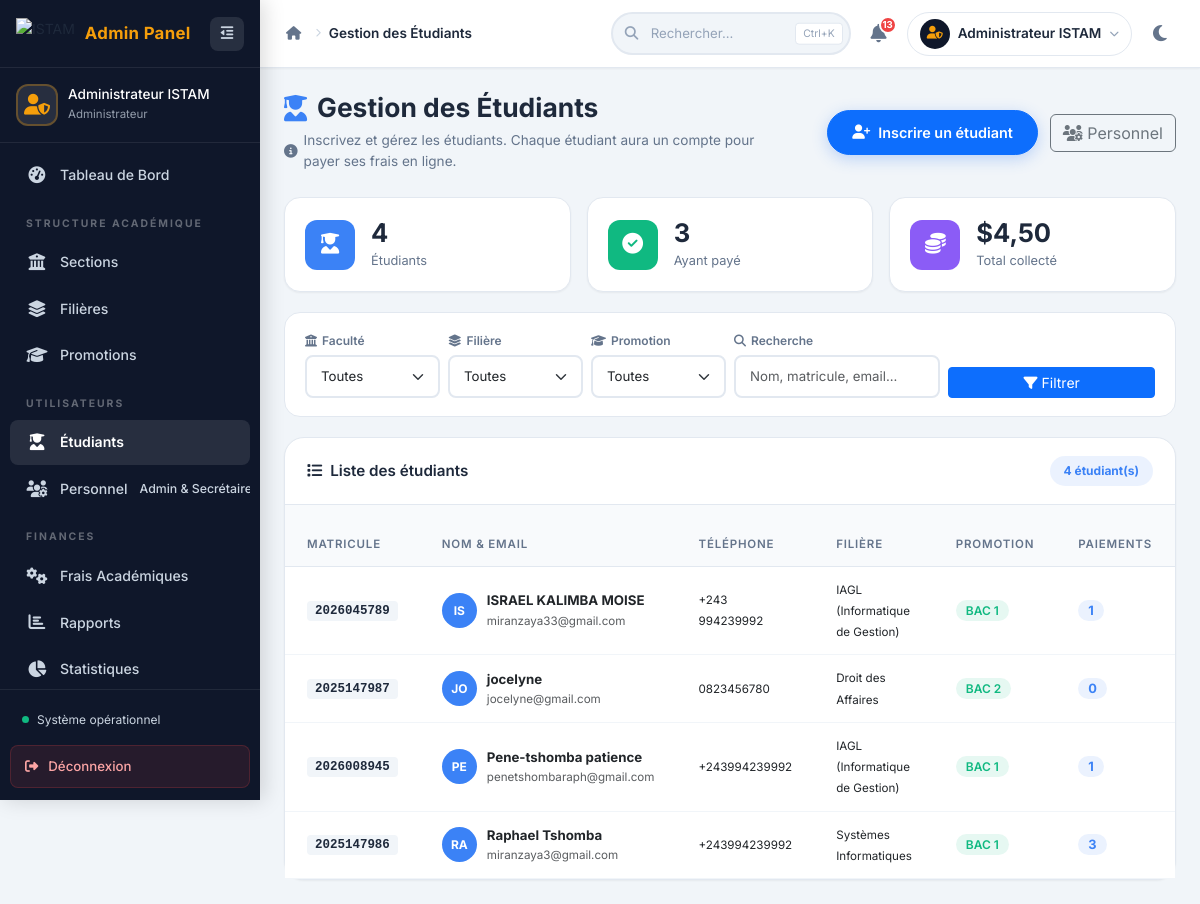
Screenshot of /admin/gestion_etudiants.php (signed in) with the database file from the repository.
### tables this page shows
CREATE TABLE IF NOT EXISTS `etudiants` (
  `id_etudiant` int(11) NOT NULL AUTO_INCREMENT,
  `id_utilisateur` int(11) NOT NULL,
  `matricule` varchar(20) NOT NULL,
  `telephone` varchar(20) DEFAULT NULL,
  `id_filiere` int(11) NOT NULL,
  `id_promotion` int(11) NOT NULL,
  PRIMARY KEY (`id_etudiant`),
  UNIQUE KEY `matricule` (`matricule`),
  KEY `id_utilisateur` (`id_utilisateur`),
  KEY `id_filiere` (`id_filiere`),
  KEY `idx_etud_mat` (`matricule`),
  KEY `fk_etudiant_promotion` (`id_promotion`)
);

CREATE TABLE IF NOT EXISTS `utilisateurs` (
  `id_utilisateur` int(11) NOT NULL AUTO_INCREMENT,
  `nom` varchar(100) NOT NULL,
  `email` varchar(150) NOT NULL,
  `mot_de_passe` varchar(255) NOT NULL,
  `role` enum('admin','secretaire','etudiant') NOT NULL,
  `statut_compte` varchar(20) DEFAULT 'actif',
  `created_at` timestamp NULL DEFAULT CURRENT_TIMESTAMP,
  PRIMARY KEY (`id_utilisateur`),
  UNIQUE KEY `email` (`email`)
);

CREATE TABLE IF NOT EXISTS `filieres` (
  `id_filiere` int(11) NOT NULL AUTO_INCREMENT,
  `nom_filiere` varchar(100) NOT NULL,
  `id_faculte` int(11) NOT NULL,
  PRIMARY KEY (`id_filiere`),
  KEY `id_faculte` (`id_faculte`)
);

CREATE TABLE IF NOT EXISTS `promotions` (
  `id_promotion` int(11) NOT NULL AUTO_INCREMENT,
  `nom_promotion` varchar(50) NOT NULL,
  PRIMARY KEY (`id_promotion`),
  UNIQUE KEY `nom_promotion` (`nom_promotion`)
);

### admin/gestion_etudiants.php (the view, shortened to what this page needs)
<?php
$db = Database::getInstance();
$filtre_faculte = isset($_GET['faculte']) ? (int)$_GET['faculte'] : 0;
$search = trim($_GET['search'] ?? '');
$sql = "
    SELECT e.*, u.nom, u.email, u.id_utilisateur, u.created_at,
           fi.nom_filiere, fa.nom_faculte, fa.id_faculte,
           p.nom_promotion,
           COALESCE(SUM(pa.montant_paye), 0) as total_paye,
           COUNT(DISTINCT pa.id_paiement) as nb_paiements
    FROM etudiants e
    JOIN utilisateurs u ON e.id_utilisateur = u.id_utilisateur
    JOIN filieres fi ON e.id_filiere = fi.id_filiere
    JOIN facultes fa ON fi.id_faculte = fa.id_faculte
    JOIN promotions p ON e.id_promotion = p.id_promotion
    LEFT JOIN paiements pa ON e.id_etudiant = pa.id_etudiant AND pa.statut = 'succes'
    WHERE 1=1
";
$params = [];
$sql .= " GROUP BY e.id_etudiant ORDER BY u.nom";
$stmt = $db->prepare($sql);
$stmt->execute($params);
$etudiants = $stmt->fetchAll();
$total_etudiants = count($etudiants);
$total_paye_global = array_sum(array_column($etudiants, 'total_paye'));
?>
<!DOCTYPE html>
<html lang="fr">
<head>
    <link href="https://cdn.jsdelivr.net/npm/bootstrap@5.3.0/dist/css/bootstrap.min.css" rel="stylesheet">
    <link href="https://cdnjs.cloudflare.com/ajax/libs/font-awesome/6.4.0/css/all.min.css" rel="stylesheet">
    <link rel="stylesheet" href="../assets/css/admin/dashboard_admin.css">
    <link rel="stylesheet" href="../assets/css/admin/gestion_etudiants.css">
</head>
<body>
    <div class="admin-layout">
        <?php include 'includes/sidebar_admin.php'; ?>
        <div class="main-content">
            <?php
            include 'includes/navbar_admin.php';
            ?>
            <main class="dashboard-content">
                <div class="page-header">
                    <div class="row align-items-center">
                        <div class="col-lg-7">
                            <h1 class="page-title">
                                <i class="fas fa-user-graduate"></i> Gestion des Étudiants
                            </h1>
                            <p class="page-subtitle">
                                <i class="fas fa-info-circle"></i>
                                Inscrivez et gérez les étudiants. Chaque étudiant aura un compte pour payer ses frais en ligne.
                            </p>
                        </div>
                        <div class="col-lg-5 text-lg-end mt-3 mt-lg-0">
                            <button class="btn btn-primary btn-ajouter" onclick="ouvrirModalAjouter()">
                                <i class="fas fa-user-plus"></i> Inscrire un étudiant
                            </button>
                            <a href="gestion_utilisateurs.php" class="btn btn-outline-secondary ms-2">
                                <i class="fas fa-users-cog"></i> Personnel
                            </a>
                        </div>
                    </div>
                </div>
                <div class="stats-mini-row">
                    <div class="stat-mini-card">
                        <div class="stat-mini-icon bg-blue">
                            <i class="fas fa-user-graduate"></i>
                        </div>
                        <div class="stat-mini-info">
                            <h4><?= $total_etudiants ?></h4>
                            <p>Étudiants</p>
                        </div>
                    </div>
                    <div class="stat-mini-card">
                        <div class="stat-mini-icon bg-green">
                            <i class="fas fa-check-circle"></i>
                        </div>
                        <div class="stat-mini-info">
                            <h4><?= count(array_filter($etudiants, fn($e) => $e['nb_paiements'] > 0)) ?></h4>
                            <p>Ayant payé</p>
                        </div>
                    </div>
                    <div class="stat-mini-card">
                        <div class="stat-mini-icon bg-purple">
                            <i class="fas fa-coins"></i>
                        </div>
                        <div class="stat-mini-info">
                            <h4>$<?= number_format($total_paye_global, 2, ',', ' ') ?></h4>
                            <p>Total collecté</p>
                        </div>
                    </div>
                </div>
                <div class="filtres-section">
                    <form method="GET" action="" class="filtres-form" id="formFiltres">
                        <div class="row g-2 align-items-end">
                            <div class="col-lg-2 col-md-3">
                                <label class="filtre-label"><i class="fas fa-university"></i> Faculté</label>
                                <select name="faculte" class="form-select form-select-sm" onchange="this.form.submit()">
                                    <option value="">Toutes</option>
                                </select>
                            </div>
                            <div class="col-lg-2 col-md-3">
                                <label class="filtre-label"><i class="fas fa-layer-group"></i> Filière</label>
                                <select name="filiere" class="form-select form-select-sm" onchange="this.form.submit()">
                                    <option value="">Toutes</option>
                                </select>
                            </div>
                            <div class="col-lg-2 col-md-3">
                                <label class="filtre-label"><i class="fas fa-graduation-cap"></i> Promotion</label>
                                <select name="promotion" class="form-select form-select-sm" onchange="this.form.submit()">
                                    <option value="">Toutes</option>
                                </select>
                            </div>
                            <div class="col-lg-3 col-md-3">
                                <label class="filtre-label"><i class="fas fa-search"></i> Recherche</label>
                                <input type="text" name="search" class="form-control form-control-sm"
                                       placeholder="Nom, matricule, email..." value="<?= htmlspecialchars($search) ?>">
                            </div>
                            <div class="col-lg-3 col-md-12">
                                <button type="submit" class="btn btn-primary btn-sm w-100">
                                    <i class="fas fa-filter"></i> Filtrer
                                </button>
                            </div>
                        </div>
                    </form>
                </div>
                <div class="table-card">
                    <div class="table-card-header">
                        <h3><i class="fas fa-list"></i> Liste des étudiants</h3>
                        <span class="badge-count badge-blue"><?= $total_etudiants ?> étudiant(s)</span>
                    </div>
                    <div class="table-responsive">
                        <table class="table admin-table" id="tableEtudiants">
                            <thead>
                                <tr>
                                    <th>Matricule</th>
                                    <th>Nom & Email</th>
                                    <th>Téléphone</th>
                                    <th>Filière</th>
                                    <th>Promotion</th>
                                    <th>Paiements</th>
                                </tr>
                            </thead>
                            <tbody>
                                <?php if (empty($etudiants)): ?>
                                    <tr>
                                        <td colspan="8">
                                            <div class="empty-state py-5">
                                                <i class="fas fa-user-graduate fa-3x"></i>
                                                <h4 class="mt-3">Aucun étudiant trouvé</h4>
                                                <p class="text-muted">
                                                    <?= (!empty($search) || $filtre_faculte > 0) ? "Aucun résultat pour ces filtres." : "Commencez par inscrire votre premier étudiant." ?>
                                                </p>
                                                <button class="btn btn-primary" onclick="ouvrirModalAjouter()">
                                                    <i class="fas fa-user-plus"></i> Inscrire un étudiant
                                                </button>
                                            </div>
                                        </td>
                                    </tr>
                                <?php else: ?>
                                    <?php foreach ($etudiants as $etu): ?>
                                        <tr>
                                            <td><code class="matricule-code"><?= htmlspecialchars($etu['matricule']) ?></code></td>
                                            <td>
                                                <div class="etudiant-info">
                                                    <div class="etudiant-avatar-sm">
                                                        <?= strtoupper(substr($etu['nom'], 0, 2)) ?>
                                                    </div>
                                                    <div>
                                                        <strong><?= htmlspecialchars($etu['nom']) ?></strong>
                                                        <small class="d-block text-muted"><?= htmlspecialchars($etu['email']) ?></small>
                                                    </div>
                                                </div>
                                            </td>
                                            <td><small><?= htmlspecialchars($etu['telephone']) ?></small></td>
                                            <td><small><?= htmlspecialchars($etu['nom_filiere']) ?></small></td>
                                            <td><span class="promo-badge"><?= htmlspecialchars($etu['nom_promotion']) ?></span></td>
                                            <td><span class="badge-paiements"><?= $etu['nb_paiements'] ?></span></td>
                                        </tr>
                                    <?php endforeach; ?>
                                <?php endif; ?>
                            </tbody>
                        </table>
                    </div>
                </div>
            </main>
        </div>
    </div>
</body>
</html>

### assets/css/admin/dashboard_admin.css (style rules this page uses)
:root { --sidebar-width: 260px; --sidebar-collapsed: 80px; --navbar-height: 68px; --bg-body: #f1f5f9; --bg-card: #ffffff; --bg-navbar: #ffffff; --bg-sidebar: #0f172a; --bg-sidebar-hover: rgba(255,255,255,0.06); --bg-sidebar-active: rgba(255,255,255,0.1); --text-primary: #1e293b; --text-secondary: #64748b; --text-sidebar: #cbd5e1; --text-sidebar-active: #ffffff; --border-color: #e2e8f0; --border-sidebar: rgba(255,255,255,0.08); --accent: #3b82f6; --accent-light: rgba(59,130,246,0.1); --accent-gold: #f59e0b; --success: #10b981; --warning: #f59e0b; --danger: #ef4444; --info: #3b82f6; --purple: #8b5cf6; --shadow-sm: 0 1px 2px rgba(0,0,0,0.05); --shadow: 0 4px 6px -1px rgba(0,0,0,0.05), 0 2px 4px -2px rgba(0,0,0,0.05); --shadow-md: 0 10px 15px -3px rgba(0,0,0,0.08), 0 4px 6px -4px rgba(0,0,0,0.05); --shadow-lg: 0 20px 25px -5px rgba(0,0,0,0.1), 0 8px 10px -6px rgba(0,0,0,0.05); --radius-sm: 8px; --radius: 12px; --radius-lg: 16px; --radius-xl: 20px; --transition: all 0.25s cubic-bezier(0.4,0,0.2,1); --transition-slow: all 0.35s cubic-bezier(0.4,0,0.2,1); }
*, *::before, *::after { margin: 0; padding: 0; box-sizing: border-box; }
body { font-family: 'Inter', 'Poppins', sans-serif; font-size: 14px; color: var(--text-primary); background: var(--bg-body); line-height: 1.6; overflow-x: hidden; -webkit-font-smoothing: antialiased; }
a { text-decoration: none; color: inherit; }
button { cursor: pointer; font-family: inherit; }
.admin-layout { display: flex; min-height: 100vh; }
.main-content { flex: 1; margin-left: var(--sidebar-width); transition: var(--transition-slow); min-width: 0; }
.dashboard-content { padding: 24px; }
.bg-green { background: var(--success); }
.badge-count { padding: 4px 12px; border-radius: 50px; font-size: 0.75rem; font-weight: 700; }
.table-card { background: var(--bg-card); border-radius: var(--radius-xl); box-shadow: var(--shadow-sm); border: 1px solid var(--border-color); }
.table-card-header { display: flex; justify-content: space-between; align-items: center; padding: 18px 22px; border-bottom: 1px solid var(--border-color); }
.table-card-header h3 { font-size: 0.95rem; font-weight: 600; margin: 0; display: flex; align-items: center; gap: 8px; }
.admin-table { width: 100%; margin: 0; border-collapse: collapse; }
.admin-table th { font-weight: 600; font-size: 0.72rem; text-transform: uppercase; letter-spacing: 0.8px; color: var(--text-secondary); padding: 12px 22px; background: #f8fafc; border-bottom: 1px solid var(--border-color); }
.admin-table td { padding: 12px 22px; font-size: 0.83rem; border-bottom: 1px solid #f1f5f9; vertical-align: middle; }
.admin-table code { background: #f1f5f9; padding: 3px 8px; border-radius: 4px; font-size: 0.78rem; color: var(--text-primary); }

### rows the page displays
etudiants: matricule "2026045789", id_utilisateur.nom "IS", id_utilisateur.nom "ISRAEL KALIMBA MOISE", id_utilisateur.email "miranzaya33@gmail.com", telephone "+243 994239992", id_filiere.nom_filiere "IAGL (Informatique de Gestion)", id_promotion.nom_promotion "BAC 1", nb_paiements "1"
etudiants: matricule "2025147987", id_utilisateur.nom "JO", id_utilisateur.nom "jocelyne", id_utilisateur.email "jocelyne@gmail.com", telephone "0823456780", id_filiere.nom_filiere "Droit des Affaires", id_promotion.nom_promotion "BAC 2", nb_paiements "0"
etudiants: matricule "2026008945", id_utilisateur.nom "PE", id_utilisateur.nom "Pene-tshomba patience", id_utilisateur.email "penetshombaraph@gmail.com", telephone "+243994239992", id_filiere.nom_filiere "IAGL (Informatique de Gestion)", id_promotion.nom_promotion "BAC 1", nb_paiements "1"
etudiants: matricule "2025147986", id_utilisateur.nom "RA", id_utilisateur.nom "Raphael Tshomba", id_utilisateur.email "miranzaya3@gmail.com", telephone "+243994239992", id_filiere.nom_filiere "Systèmes Informatiques", id_promotion.nom_promotion "BAC 1", nb_paiements "3"

### other values shown
$admin_nom_side "Administrateur ISTAM"
$titre_page "Gestion des Étudiants"
$notif_count "13"
$admin_nom_nav "Administrateur ISTAM"
$total_etudiants "4"
count(array_filter($etudiants, fn($e) => $e['nb_paiements'] > 0)) "3"
$total_paye_global "4,50"
